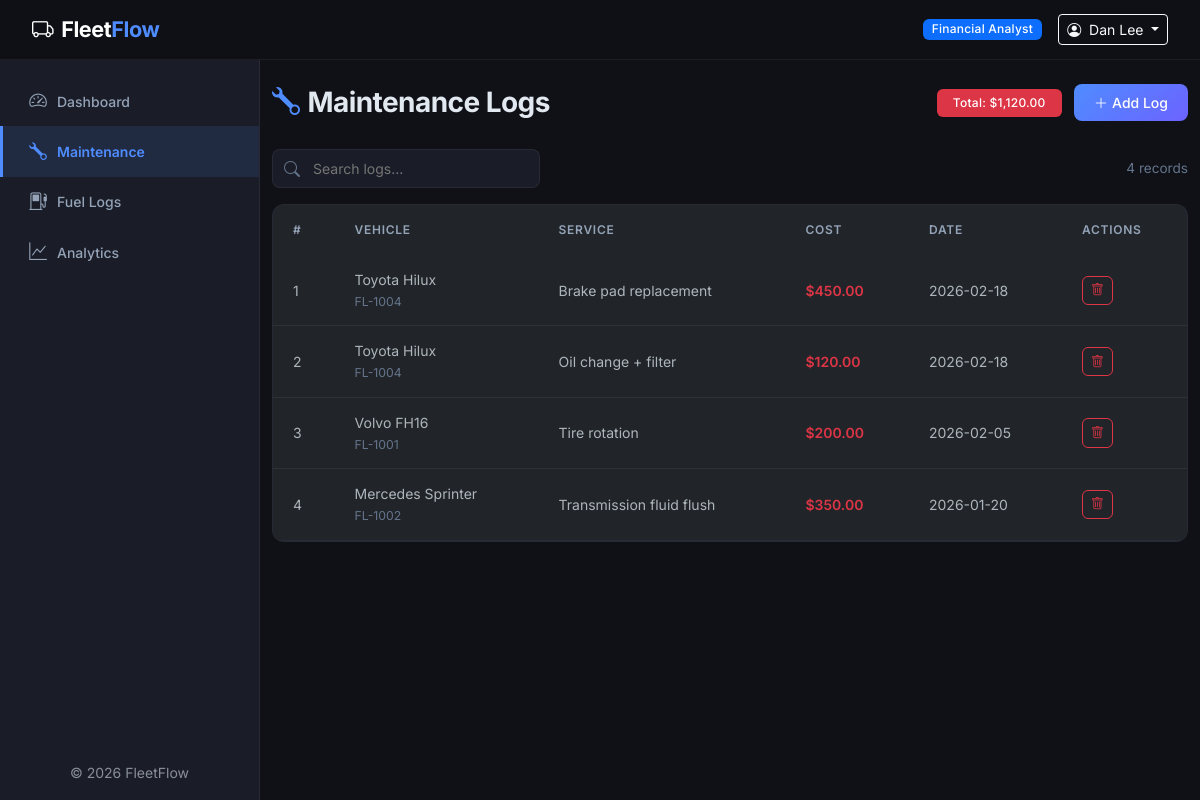
Screenshot of /maintenance/index.php (signed in) with the database file from the repository.
### tables this page shows
CREATE TABLE maintenance_logs (
    id INT AUTO_INCREMENT PRIMARY KEY,
    vehicle_id INT NOT NULL,
    service_description VARCHAR(255) NOT NULL,
    cost DECIMAL(10,2) NOT NULL DEFAULT 0,
    service_date DATE NOT NULL,
    created_at TIMESTAMP DEFAULT CURRENT_TIMESTAMP,
    FOREIGN KEY (vehicle_id) REFERENCES vehicles(id) ON DELETE CASCADE,
    INDEX idx_maint_vehicle (vehicle_id)
);

CREATE TABLE vehicles (
    id INT AUTO_INCREMENT PRIMARY KEY,
    vehicle_name VARCHAR(100) NOT NULL,
    license_plate VARCHAR(20) NOT NULL UNIQUE,
    vehicle_type ENUM('Truck','Van','Sedan','SUV','Bus') NOT NULL DEFAULT 'Truck',
    max_load_capacity DECIMAL(10,2) NOT NULL DEFAULT 0,
    odometer DECIMAL(12,2) NOT NULL DEFAULT 0,
    acquisition_cost DECIMAL(12,2) NOT NULL DEFAULT 0,
    region VARCHAR(50) DEFAULT 'Default',
    status ENUM('Available','On Trip','In Shop','Retired') NOT NULL DEFAULT 'Available',
    created_at TIMESTAMP DEFAULT CURRENT_TIMESTAMP,
    updated_at TIMESTAMP DEFAULT CURRENT_TIMESTAMP ON UPDATE CURRENT_TIMESTAMP
);

### config/helpers.php (called while the page is built, shortened)
<?php
function sanitize(string $input): string {
    return htmlspecialchars(trim($input), ENT_QUOTES, 'UTF-8');
}
function formatCurrency(float $amount): string {
    return '$' . number_format($amount, 2);
}
function baseUrl(): string {
    return '/feetflow';
}

### maintenance/index.php (the view, shortened to what this page needs)
<?php
require_once __DIR__ . '/../config/helpers.php';
$db = getDB();
$logs = $db->query("
    SELECT m.*, v.vehicle_name, v.license_plate
    FROM maintenance_logs m
    JOIN vehicles v ON m.vehicle_id = v.id
    ORDER BY m.service_date DESC
")->fetchAll();
$totalCost = $db->query("SELECT COALESCE(SUM(cost), 0) FROM maintenance_logs")->fetchColumn();
require_once __DIR__ . '/../includes/header.php';
require_once __DIR__ . '/../includes/sidebar.php';
?>
<div class="page-header">
    <h1><i class="bi bi-wrench"></i>Maintenance Logs</h1>
    <div>
        <span class="badge bg-danger me-2 py-2 px-3">Total: <?= formatCurrency($totalCost) ?></span>
        <a href="<?= baseUrl() ?>/maintenance/add.php" class="btn btn-ff">
            <i class="bi bi-plus-lg me-1"></i>Add Log
        </a>
    </div>
</div>
<div class="d-flex justify-content-between align-items-center mb-3 flex-wrap gap-2">
    <div class="ff-search">
        <i class="bi bi-search"></i>
        <input type="text" id="tableSearch" placeholder="Search logs...">
    </div>
    <span class="text-muted-light" style="font-size:0.85rem"><?= count($logs) ?> records</span>
</div>
<div class="ff-table-wrapper">
    <div class="table-responsive">
        <table class="table ff-table" id="dataTable">
            <thead>
                <tr>
                    <th>#</th>
                    <th>Vehicle</th>
                    <th>Service</th>
                    <th>Cost</th>
                    <th>Date</th>
                    <th>Actions</th>
                </tr>
            </thead>
            <tbody>
                <?php if (empty($logs)): ?>
                    <tr><td colspan="6" class="text-center text-muted py-4">No maintenance logs found.</td></tr>
                <?php else: ?>
                    <?php foreach ($logs as $i => $l): ?>
                    <tr>
                        <td><?= $i + 1 ?></td>
                        <td><?= sanitize($l['vehicle_name']) ?><br><small class="text-muted-light"><?= sanitize($l['license_plate']) ?></small></td>
                        <td><?= sanitize($l['service_description']) ?></td>
                        <td class="fw-semibold text-danger"><?= formatCurrency($l['cost']) ?></td>
                        <td><?= $l['service_date'] ?></td>
                        <td class="action-btns">
                            <a href="<?= baseUrl() ?>/maintenance/delete.php?id=<?= $l['id'] ?>" class="btn btn-sm btn-outline-danger" data-confirm="Delete this log?"><i class="bi bi-trash"></i></a>
                        </td>
                    </tr>
                    <?php endforeach; ?>
                <?php endif; ?>
            </tbody>
        </table>
    </div>
</div>
<?php require_once __DIR__ . '/../includes/footer.php'; ?>

### assets/css/style.css (style rules this page uses)
:root { --ff-bg: #0f1117; --ff-surface: #1a1d27; --ff-surface-elevated: #22263a; --ff-border: rgba(255, 255, 255, 0.06); --ff-accent: #4f8cff; --ff-accent-glow: rgba(79, 140, 255, 0.25); --ff-gradient: linear-gradient(135deg, #4f8cff 0%, #6c63ff 100%); --ff-green: #34d399; --ff-yellow: #fbbf24; --ff-red: #f87171; --ff-sidebar-width: 260px; --ff-navbar-height: 60px; --ff-radius: 12px; --ff-font: 'Inter', -apple-system, BlinkMacSystemFont, sans-serif; --ff-transition: all 0.3s cubic-bezier(0.4, 0, 0.2, 1); }
* { margin: 0; padding: 0; box-sizing: border-box; }
body { font-family: var(--ff-font); background: var(--ff-bg); color: #e2e8f0; overflow-x: hidden; min-height: 100vh; }
.ff-table-wrapper { background: var(--ff-surface); border: 1px solid var(--ff-border); border-radius: var(--ff-radius); overflow: hidden; }
.ff-table { margin: 0; color: #e2e8f0; }
.ff-table thead { background: var(--ff-surface-elevated); }
.ff-table thead th { font-size: 0.75rem; font-weight: 600; text-transform: uppercase; letter-spacing: 0.06em; color: #94a3b8; padding: 1rem 1.25rem; border: none; white-space: nowrap; }
.ff-table tbody td { padding: 0.875rem 1.25rem; vertical-align: middle; border-color: var(--ff-border); font-size: 0.875rem; }
.ff-table tbody tr { transition: var(--ff-transition); }
.badge { font-weight: 500; font-size: 0.75rem; padding: 0.35em 0.75em; border-radius: 6px; letter-spacing: 0.02em; }
.btn-ff { background: var(--ff-gradient); color: #fff; border: none; border-radius: 8px; padding: 0.5rem 1.25rem; font-weight: 500; font-size: 0.875rem; transition: var(--ff-transition); }
.page-header { display: flex; justify-content: space-between; align-items: center; margin-bottom: 1.75rem; flex-wrap: wrap; gap: 1rem; }
.page-header h1 { font-size: 1.75rem; font-weight: 700; letter-spacing: -0.02em; margin: 0; }
.page-header h1 i { color: var(--ff-accent); margin-right: 0.5rem; }
.ff-search { position: relative; max-width: 300px; }
.ff-search input { background: var(--ff-surface); border: 1px solid var(--ff-border); color: #e2e8f0; border-radius: 8px; padding: 0.5rem 1rem 0.5rem 2.5rem; font-size: 0.875rem; width: 100%; transition: var(--ff-transition); }
.ff-search i { position: absolute; left: 0.75rem; top: 50%; transform: translateY(-50%); color: #64748b; }
.text-muted-light { color: #64748b !important; }
.action-btns .btn { padding: 0.25rem 0.5rem; font-size: 0.8rem; border-radius: 6px; }

### rows the page displays
maintenance_logs: vehicle.vehicle_name "Toyota Hilux", vehicle.license_plate "FL-1004", service_description "Brake pad replacement", cost "$450.00", service_date "2026-02-18"
maintenance_logs: vehicle.vehicle_name "Toyota Hilux", vehicle.license_plate "FL-1004", service_description "Oil change + filter", cost "$120.00", service_date "2026-02-18"
maintenance_logs: vehicle.vehicle_name "Volvo FH16", vehicle.license_plate "FL-1001", service_description "Tire rotation", cost "$200.00", service_date "2026-02-05"
maintenance_logs: vehicle.vehicle_name "Mercedes Sprinter", vehicle.license_plate "FL-1002", service_description "Transmission fluid flush", cost "$350.00", service_date "2026-01-20"

### other values shown
currentRole() "Financial Analyst"
currentUserName() "Dan Lee"
$item['label'] "Dashboard"
$item['label'] "Maintenance"
$item['label'] "Fuel Logs"
$item['label'] "Analytics"
formatCurrency($totalCost) "$1,120.00"
count($logs) "4"
